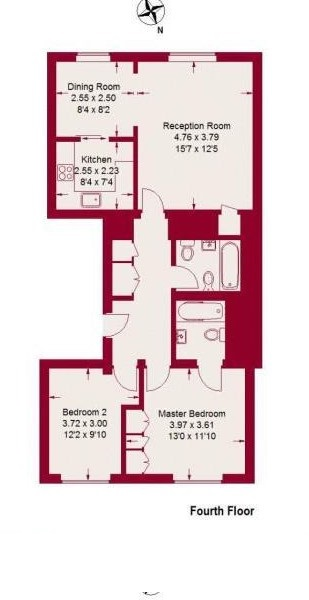
#> input picture DeepFloorplan-1/demo/45719584.jpg, 309 x 600 px, found by its file name
$ python demo_simple.py
#> lines starting #> are read from the running program, lines starting #| are printed output that depends on the picture
#!/usr/bin/env python
"""最简演示 - 仅使用图像处理部分"""

import numpy as np
from PIL import Image
import matplotlib.pyplot as plt

# 颜色映射
floorplan_map = {
    0: [255,255,255], # background
    1: [192,192,224], # closet
    2: [192,255,255], # bathroom
    3: [224,255,192], # living/kitchen/dining
    4: [255,224,128], # bedroom
    5: [255,160, 96], # hall
    6: [255,224,224], # balcony
    9: [255, 60,128], # door & window
    10:[  0,  0,  0]  # wall
}

def create_demo_result():
    print("Creating demo floorplan result...")

    # Load image
    img = Image.open('./demo/45719584.jpg').convert('RGB')
#> img is the input picture: PIL image 309x600 RGB; mean R, G, B 233.4, 216.4, 219.1
    img_resized = img.resize((512, 512))
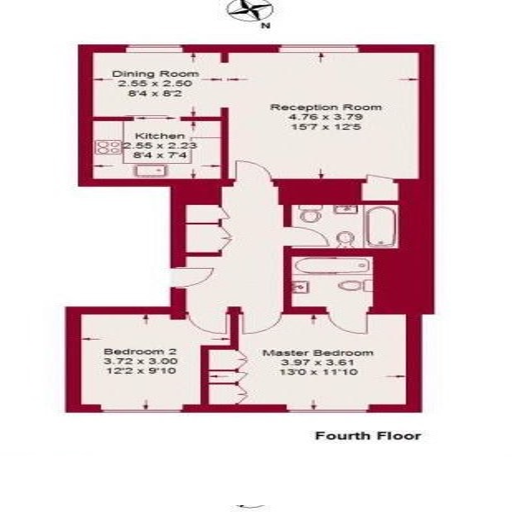
#> img_resized: PIL image 512x512 RGB; mean R, G, B 233.4, 216.4, 219.1

    # Create a simple mock result for demonstration
    # In real usage, this would come from the neural network
    mock_result = np.zeros((512, 512), dtype=np.uint8)

    # Create some demo room regions
    mock_result[50:200, 50:200] = 4    # bedroom
    mock_result[50:200, 250:400] = 2   # bathroom
    mock_result[250:400, 50:300] = 3   # living room
    mock_result[250:400, 350:450] = 1  # closet
    mock_result[450:500, 50:450] = 5   # hall

    # Add walls and doors
    mock_result[0:50, :] = 10          # top wall
    mock_result[500:512, :] = 10       # bottom wall
    mock_result[:, 0:50] = 10          # left wall
    mock_result[:, 450:512] = 10       # right wall
    mock_result[200:250, 150:200] = 9  # door

    # Convert to RGB
    rgb_result = np.zeros((512, 512, 3), dtype=np.uint8)
    for label, color in floorplan_map.items():
        rgb_result[mock_result == label] = color

    # Create comparison plot
    plt.figure(figsize=(12, 6))
    plt.subplot(121)
    plt.imshow(img_resized)
    plt.title('Original Floorplan')
    plt.axis('off')

    plt.subplot(122)
    plt.imshow(rgb_result)
    plt.title('Parsed Result (Demo)')
    plt.axis('off')

    # Save result
    plt.savefig('demo_output.png', dpi=150, bbox_inches='tight')
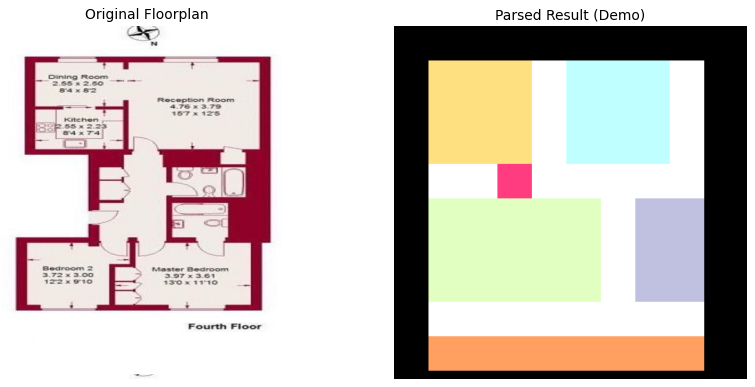
#> figure drawn by matplotlib, 2 panels
    print("Demo result saved as 'demo_output.png'")

    # Also save the colored floorplan separately
    Image.fromarray(rgb_result).save('floorplan_colored.png')
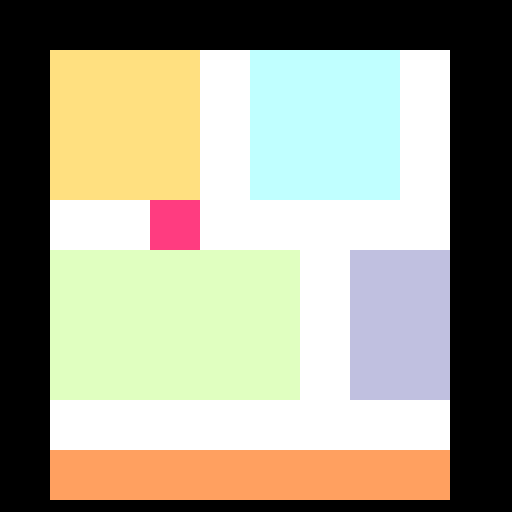
#> saved as floorplan_colored.png: PIL image 512x512 RGB; mean R, G, B 161.6, 159.7, 140.1
    print("Colored floorplan saved as 'floorplan_colored.png'")

    plt.show()

if __name__ == '__main__':
    create_demo_result()

$ run again, with DeepFloorplan-1/demo/45765448.jpg copied over DeepFloorplan-1/demo/45719584.jpg
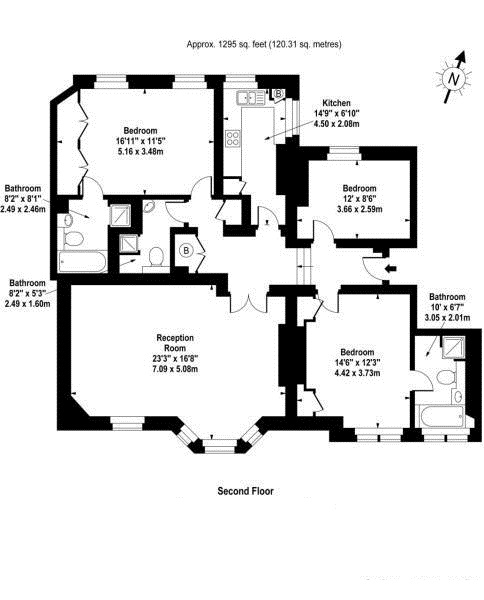
#> input picture DeepFloorplan-1/demo/45765448.jpg, 484 x 600 px, found by its file name
#> in create_demo_result, img is the input picture: PIL image 484x600 RGB; min 0, max 255, mean 225.1
#> in create_demo_result, `img_resized = img.resize((512, 512))`:
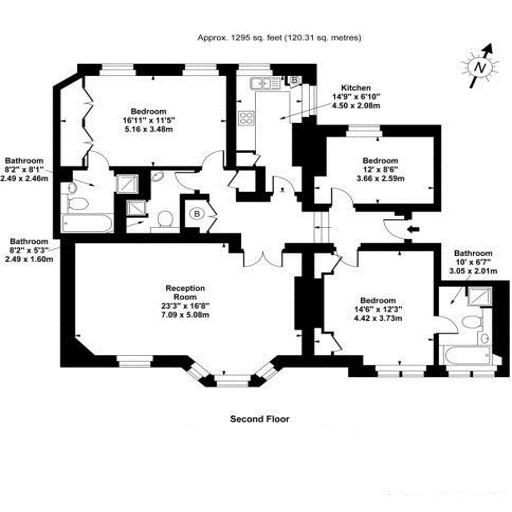
#> img_resized: PIL image 512x512 RGB; min 0, max 255, mean 225.1
#> in create_demo_result, `plt.savefig('demo_output.png', dpi=150, bbox_inches='tight')`:
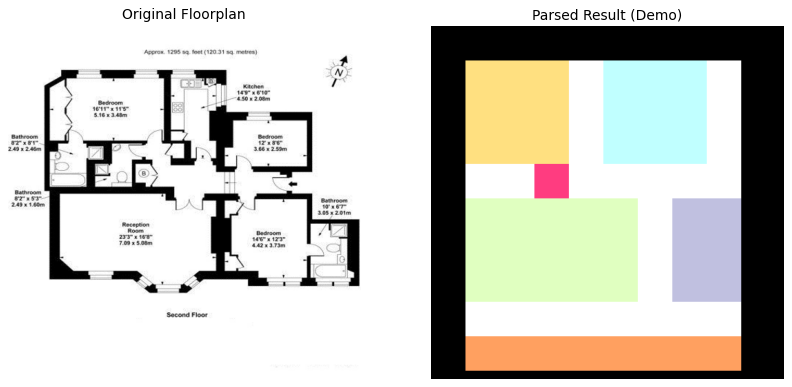
#> figure drawn by matplotlib, 2 panels
